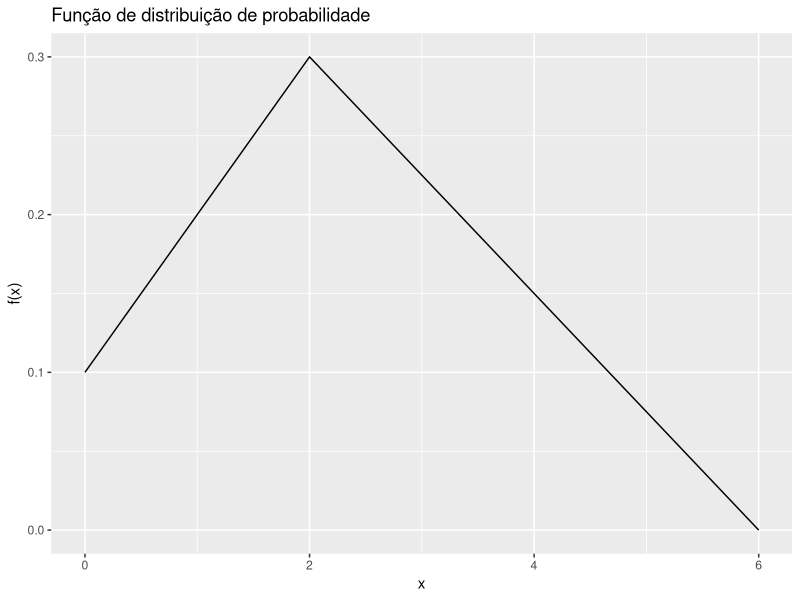
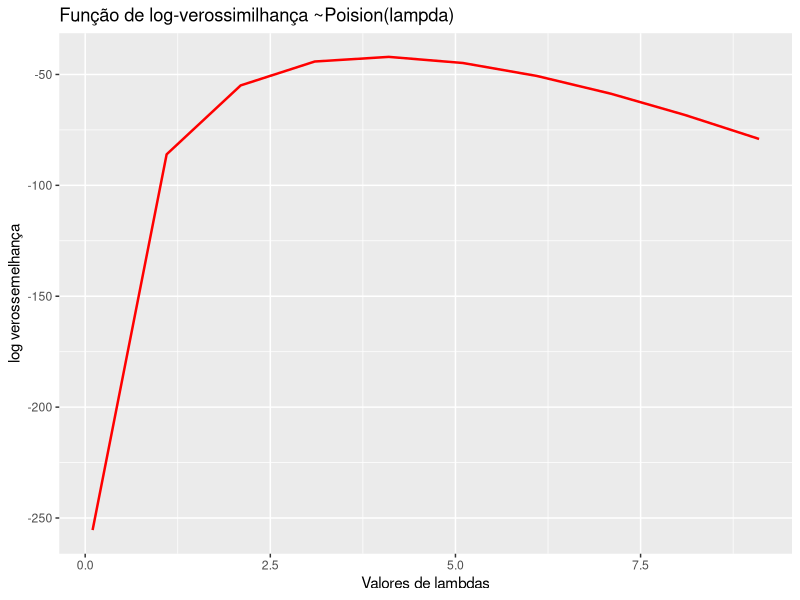
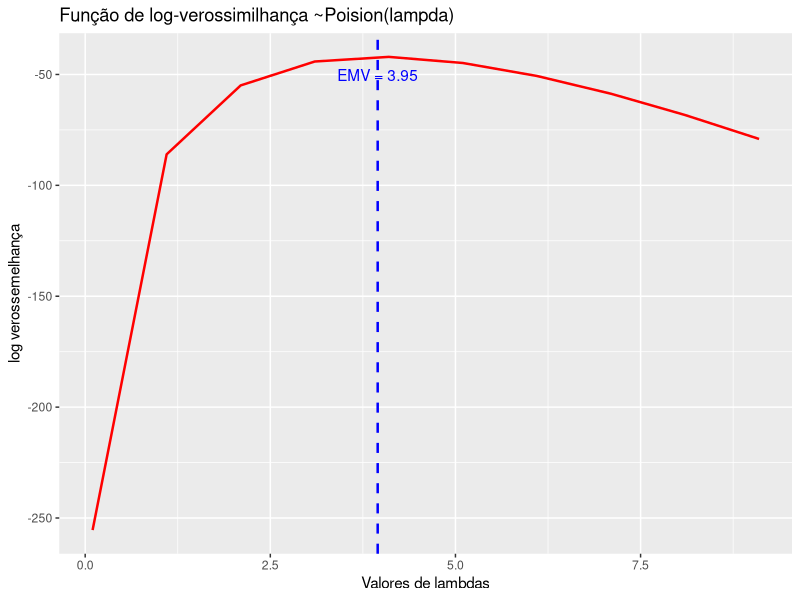

The R script that drew these images, in order:
## ---- chunk 1
library(tidyverse)
## ---- chunk 2
correlacao <- function(x, y) {
  # numerador  
  numerador = sum(
      (x - mean(x)) *
        (y - mean(y))
    )
  # denominador 
  denominador <- sqrt(
    sum((x - mean(x))**2) * 
      sum((y - mean(y))**2)
  )
  r_person = numerador / denominador
  
  return(r_person)
}
## ---- chunk 3
x <- c(0.06,-0.55,-1.41,-1.57,0.07,-0.65,0.73,0.73,-0.22,0.27)
y <- c(-0.46, 0.1, -2.51, -2.31, -1.06, -0.67, 0.72, 0.5, 0.4, 0.77)

a <- correlacao(x, y) |> round(7)
b <- cor(x, y) |> round(7)

glue::glue("A correlação calculada é {a} e a correlação do R é {b}")

## ---- chunk 4
f_X <- function(x) {
  dplyr::case_when(
   x >= 0 & x <= 2 ~ (1/10*x + 1/10)
  ,x  > 2 & x <= 6 ~ (-3/40*x + 9/20)
  ,TRUE ~ 0
  )
}
## ---- chunk 5
min_x = 0
f_X(min_x) > 0 # TRU

max_x = 6
f_X(max_x) > 0 # TRUE
## ---- chunk 6
F_X <- function(x) {
  if_else(x >= 0 & x <= 6, integrate(f_X, lower = 0, upper = x)$value, 0)  
}

glue::glue("Seja x = 6 o limite superior de X, 
           então F({max_x}) = {F_X(max_x)} => f(x) é f.d.p")

## ---- chunk 7
x <- seq(0, 6, by = 0.1)
y <- purrr::map_dbl(x, f_X)

df <- data.frame(x = x, y = y)

ggplot(df, aes(x = x, y = y)) +
  geom_line() +
  labs(
    title = "Função de distribuição de probabilidade"
    ,x = "x"
    ,y = "f(x)"
    )
## ---- chunk 8
p_4.5 = (1 - F_X(4.5)) * 100 

glue::glue("A probabilidade de encontrar uma pessoa
           com renda superior a 4.5 u.m é {p_4.5 |> round(2)}%")
## ---- chunk 9
E_X <- integrate(\(x) {x * f_X(x)}, lower = 0, upper = 6)$value
E_X |> round(2)
## ---- chunk 10
Var_X <- integrate(\(x) {(x - E_X)^2 * f_X(x)}, lower = 0, upper = 6)$value
Var_X |> round(2)
## ---- chunk 11
x <- c(5,4, 6,2, 2,4, 5, 3, 3, 0, 1, 7, 6, 5, 3, 6, 5, 3, 7, 2)
## ---- chunk 12
# Funcão da log verossimilhança
log_vero_poisson <- function(lambda, x) {
  sum(
    x * log(lambda) 
      - lambda 
      - log(factorial(x))
    )
}

# Vetor de lambdas
lambdas <- seq(0.1, 10)

# Aplicar a funcão para um vetor de lambda
valores_log_vero <- map_dbl(lambdas, ~log_vero_poisson(.x, x))

df <- data_frame(lambdas, valores_log_vero)

ggplot(df, aes(x = lambdas, y = valores_log_vero))  +
  geom_line(color = "red", size = .85) +
  labs(
    title = 'Função de log-verossimilhança ~Poision(lampda)',
    x = 'Valores de lambdas',
    y = 'log verossemelhança'
  )

## ---- chunk 13
EMV = mean(x)

ggplot(df, aes(x = lambdas, y = valores_log_vero))  +
  geom_line(color = "red", size = .85) +
  geom_vline(xintercept = EMV, color = "blue", linetype = "dashed", size = .85) +
  annotate("text", x = EMV, y = max(valores_log_vero), 
           label = paste("EMV =", round(EMV, 2)), 
           vjust = 2, color = "blue") +
  labs(
    title = 'Função de log-verossimilhança ~Poision(lampda)',
    x = 'Valores de lambdas',
    y = 'log verossemelhança'
  ) 
